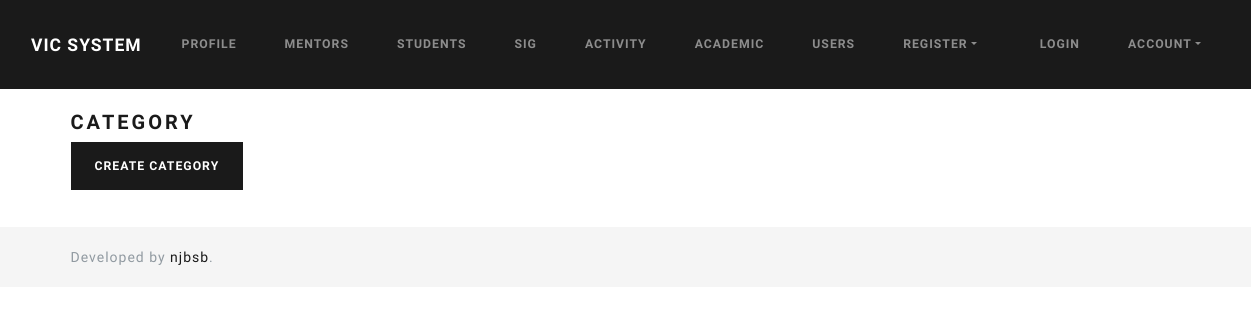
Page /index.php/category on the earlier database version.
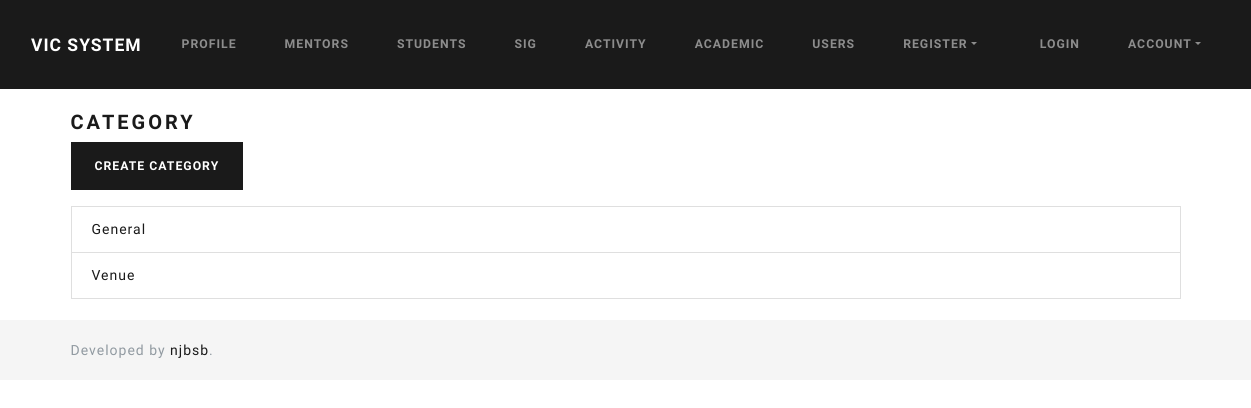
Same page on the later database version.
### tables this page shows
CREATE TABLE `tbl_comment_category` (
  `id` int(11) NOT NULL,
  `category` varchar(255) NOT NULL
);

### application/controllers/Category.php (called while the page is built, shortened)
<?php
class Category extends CI_Controller
{
    public function index()
    {
        $data['title'] = 'Category';
        $data['categories'] = $this->category_model->get_category();
        $this->load->view('templates/header');
        $this->load->view('category/index', $data);
        $this->load->view('templates/footer');
    }
}

### index.php (called while the page is built, shortened)
<?php
require_once BASEPATH.'core/CodeIgniter.php';

### application/models/Category_model.php (called while the page is built, shortened)
<?php
class Category_model extends CI_Model
{
    public function get_category($id = FALSE)
    {
        if ($id === FALSE) {
            $this->db->order_by('category');
            $query = $this->db->get('tbl_comment_category');
            return $query->result_array();
        }
        $query = $this->db->get_where('tbl_comment_category', array('id' => $id));
        return $query->row();
    }
}

### application/views/category/index.php (the view)
<h4><?= $title ?></h4>
<div class="form-group">
    <a class="btn btn-primary" href="<?= base_url() ?>category/create">Create Category</a>
</div>
<ul class="list-group">
    <?php foreach ($categories as $cat) : ?>
        <li class="list-group-item">
            <a href="<?php echo site_url('category/post') ?>"><?= $cat['category'] ?></a>
        </li>
    <?php endforeach ?>
</ul>

Differences in the rows shown:
added tbl_comment_category: category "General"
added tbl_comment_category: category "Venue"
